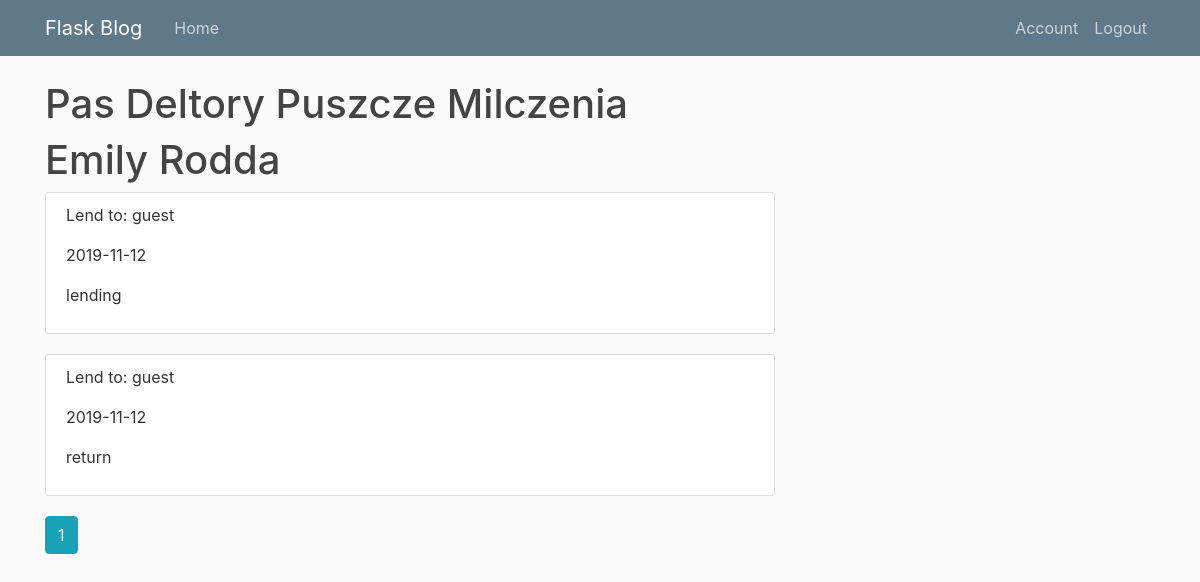
The page /book/1/history (signed in) on the database its author committed.
### flask_lib/models.py (models this page shows)
class Book(db.Model):
    id = db.Column(db.Integer, primary_key=True)
    title = db.Column(db.String(100), nullable=False)
    author = db.Column(db.String(100), nullable=False)
    pages = db.Column(db.Integer, nullable=False)
    Copies = db.relationship('BCopy', backref='original', lazy=True)

class History(db.Model):
    id = db.Column(db.Integer, primary_key=True)
    date = db.Column(db.DateTime, nullable=False)
    action = db.Column(db.String(20), nullable=False)
    book_id = db.Column(db.Integer, db.ForeignKey('b_copy.id'), nullable=False)
    username = db.Column(db.String(20), nullable=False)

### flask_lib/routes.py (the view)
@app.route('/book/<int:book_id>/history')
@login_required
def history(book_id):
    page = request.args.get('page', 1, type=int)
    his = History.query.filter_by(book_id=book_id).paginate(page=page, per_page=5)
    book = BCopy.query.get_or_404(book_id)
    lib = Library.query.get_or_404(book.lib_id)
    if lib.owner != current_user:
        abort(403)
    return render_template('history.html', his=his, book=book)

### flask_lib/models.py (called while the page is built)
@login_manager.user_loader
def load_user(user_id):
    return User.query.get(int(user_id))

### flask_lib/templates/history.html
{% extends "layout.html" %}
{% block content %}
<div class="media-body">
        <h1>{{ book.original.title }}</h1>
        <h1>{{ book.original.author }}</h1>
    </div>
{% for h in his.items %}
<article class="media content-section">
    <div class="media-body">
        <p class="article-content">Lend to: {{ h.username }}</p>
        <p class="article-content">{{ h.date.strftime('%Y-%m-%d') }}</p>
        <p class="article-content">{{ h.action }}</p>
    </div>
</article>
{% endfor %}
{% for page_num in his.iter_pages(left_edge=2, right_edge=2, left_current=1, right_current=2) %}
    {% if page_num %}
        {% if his.page == page_num %}
            <a class="btn btn-info mb-4" href="{{url_for('history', book_id=book.id, page=page_num) }}">{{ page_num }}</a>
        {% else %}
            <a class="btn btn-outline-info mb-4" href="{{url_for('history', book_id=book.id, page=page_num) }}">{{ page_num }}</a>
        {% endif %}
    {% else %}
        ...
    {% endif %}
{% endfor %}
{% endblock content %}

### rows shown on the page
Book: original "Pas Deltory Puszcze Milczenia", original.author "Emily Rodda"
History: username "guest", date "2019-11-12", action "lending"
History: username "guest", date "2019-11-12", action "return"

### other values the page prints
{{ page_num }} "1"
